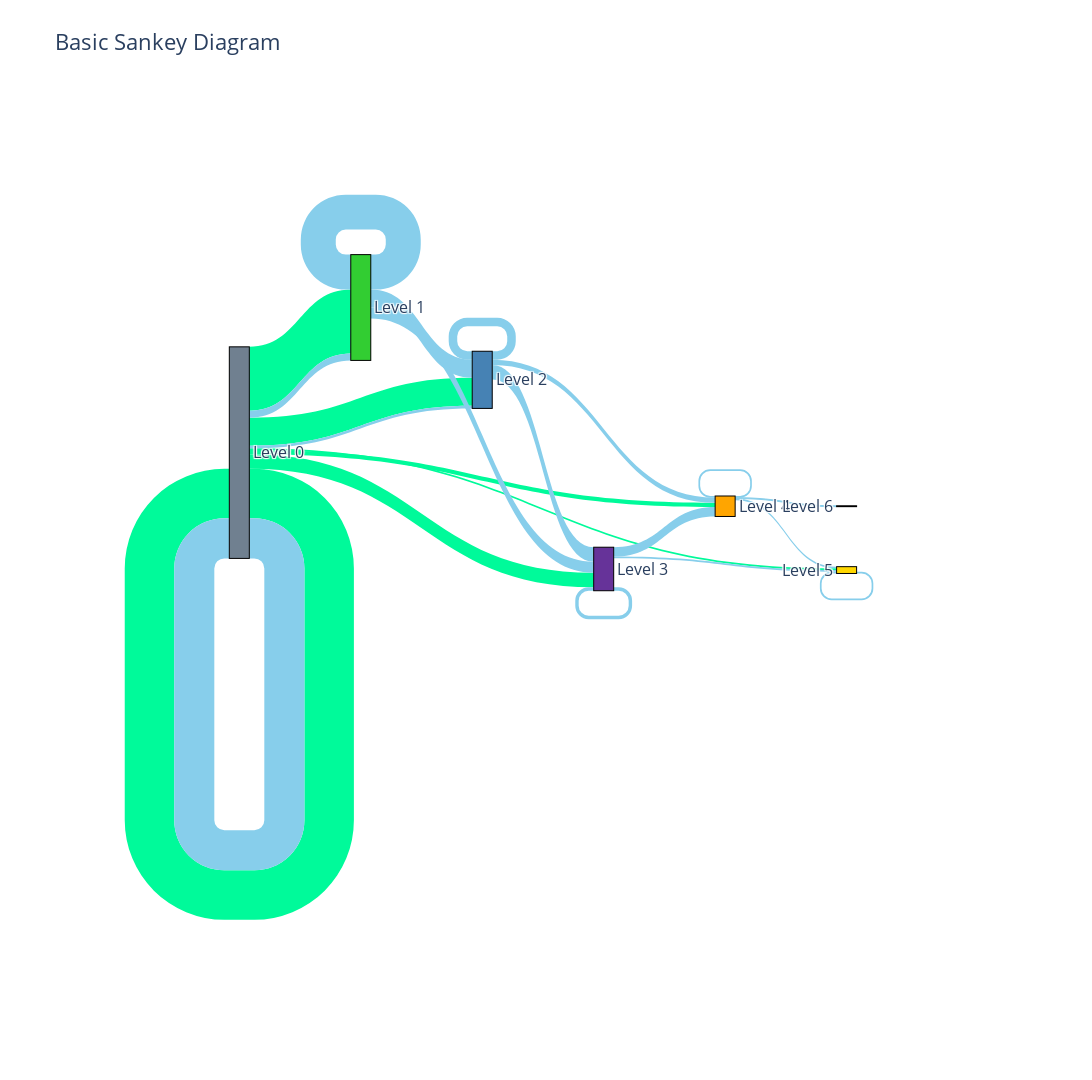

Source (notebook cell):
### Code cell
fig.update_layout(title_text="Basic Sankey Diagram", font_size=16, height=1080,  width=1920)

### Figure 1 — Plotly figure (JSON) as saved in the notebook; plotly's stock layout.template omitted (floating-point values rounded to 4 significant figures)
{"data": [{"link": {"color": ["MediumSpringGreen", "MediumSpringGreen", "MediumSpringGreen", "MediumSpringGreen", "MediumSpringGreen", "MediumSpringGreen", "SkyBlue", "SkyBlue", "SkyBlue", "SkyBlue", "SkyBlue", "SkyBlue", "SkyBlue", "SkyBlue", "SkyBlue", "SkyBlue", "SkyBlue", "SkyBlue", "SkyBlue", "SkyBlue", "SkyBlue", "SkyBlue"], "label": ["stagnating", "leveling up by 1", "leveling up by 2", "leveling up by 3", "leveling up by 4", "leveling up by 5", "stagnating", "leveling up by 1", "leveling up by 2", "stagnating", "leveling up by 1", "leveling up by 2", "stagnating", "leveling up by 1", "leveling up by 2", "stagnating", "leveling up by 1", "leveling up by 2", "stagnating", "leveling up by 1", "leveling up by 2", "stagnating"], "source": [0, 0, 0, 0, 0, 0, 0, 0, 0, 1, 1, 1, 2, 2, 2, 3, 3, 3, 4, 4, 4, 5], "target": [0, 1, 2, 3, 4, 5, 0, 1, 2, 1, 2, 3, 2, 3, 4, 3, 4, 5, 4, 5, 6, 5], "value": [58, 75, 33, 17, 5, 2, 47, 8, 3, 41, 21, 13, 10, 17, 6, 4, 11, 2, 2, 2, 1, 2]}, "node": {"color": ["slategray", "limegreen", "steelblue", "rebeccapurple", "orange", "gold", "black"], "label": ["Level 0", "Level 1", "Level 2", "Level 3", "Level 4", "Level 5", "Level 6"], "line": {"color": "black", "width": 1}, "pad": 60, "thickness": 20}, "type": "sankey", "valueformat": ".0f", "valuesuffix": " students"}], "layout": {"font": {"size": 16}, "height": 1080, "title": {"text": "Basic Sankey Diagram"}, "width": 1920}}
